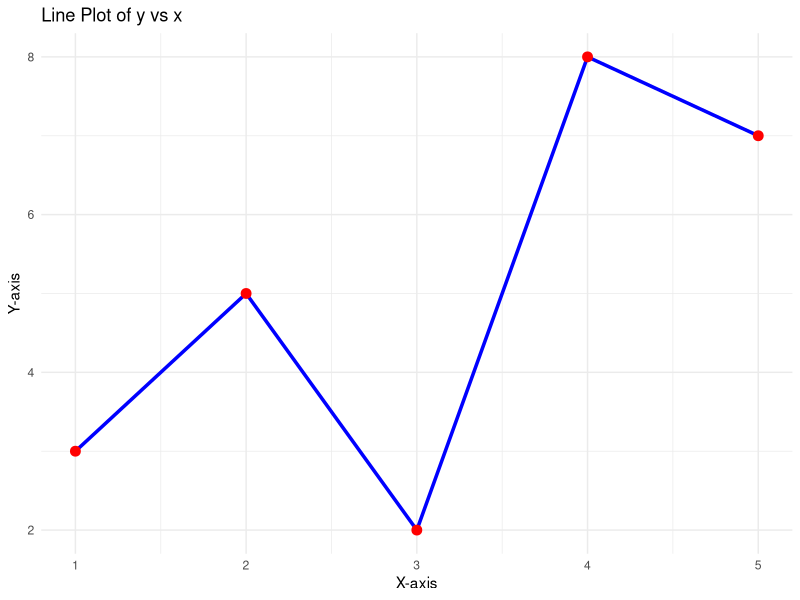

This figure's R source:
# Load the ggplot2 package
library(ggplot2)

# Sample data (as a data frame)
df <- data.frame(
  x = c(1, 2, 3, 4, 5),
  y = c(3, 5, 2, 8, 7)
)

# Create the line plot
ggplot(df, aes(x = x, y = y)) +
  geom_line(color = "blue", size = 1.2) +
  geom_point(color = "red", size = 3) +  # Optional: add points on the line
  labs(title = "Line Plot of y vs x",
       x = "X-axis",
       y = "Y-axis") +
  theme_minimal()
